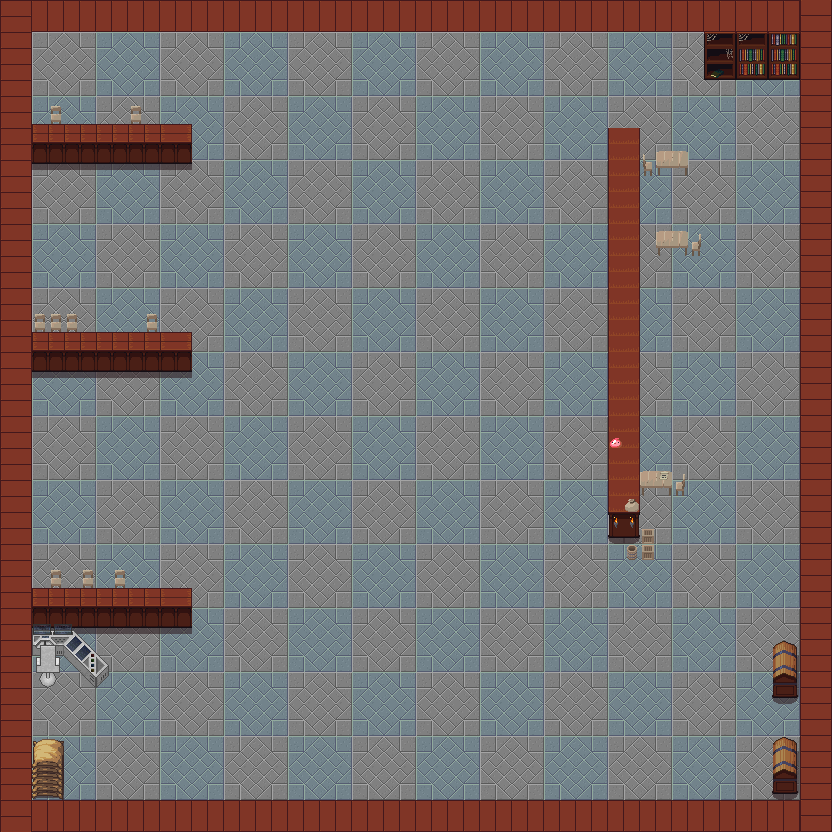

This is a level from a 2D game, rendered from its Tiled map with the project's own tilesets. A one-line summary and the map file follow, with tile-layer data summarised:
An orthogonal 52x52 tile map with 16x16 px tiles, 5 tile layers (Tile Layer 2, Tile Layer 4, collisionLayer, Tile Layer 4, ...), 6 tilesets.

<map version="1.2" tiledversion="1.2.1" orientation="orthogonal" renderorder="right-down" width="52" height="52" tilewidth="16" tileheight="16" infinite="0" nextlayerid="7" nextobjectid="1">
 <tileset firstgid="1" source="floor_tileset.tsx" />
 <tileset firstgid="2049" source="interior.tsx" />
 <tileset firstgid="3073" source="dungeon tileset calciumtrice2.tsx" />
 <tileset firstgid="4123" source="dungeonex.tsx" />
 <tileset firstgid="4223" source="floor_tileset2.tsx" />
 <tileset firstgid="6271" source="interior2.tsx" />
 <layer id="3" name="Tile Layer 2" width="52" height="52">
  <data>[2704 cells, 2304 non-empty, 32 distinct tile ids]</data>
 </layer>
 <layer id="5" name="Tile Layer 4" width="52" height="52">
  <data>[2704 cells, 2 non-empty, 2 distinct tile ids]</data>
 </layer>
 <layer id="2" name="collisionLayer" width="52" height="52">
  <properties>
   <property name="blocked" value="" />
  </properties>
  <data>[2704 cells, 606 non-empty, 65 distinct tile ids]</data>
 </layer>
 <layer id="4" name="Tile Layer 4" width="52" height="52">
  <data>[2704 cells, 67 non-empty, 10 distinct tile ids]</data>
 </layer>
 <layer id="6" name="Tile Layer 5" width="52" height="52">
  <data>[2704 cells, 3 non-empty, 3 distinct tile ids]</data>
 </layer>
</map>
